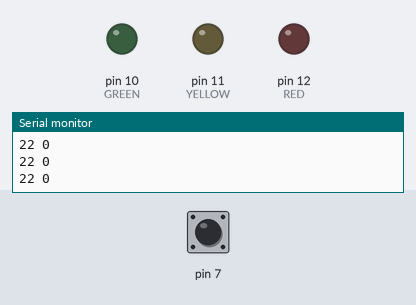
A sketch run on a simulated Arduino Uno, built with avr-gcc and run on an emulated ATmega328P. Parts: output pins drawn as LEDs (lit = HIGH), the last lines printed to the serial monitor. The test bench sets the inputs (shaded band); at power-on: pin 7 HIGH.

Above: at 1.2 s.
1.3 s: pin 7 pulled LOW for 0.15 s
At 1.6 s:
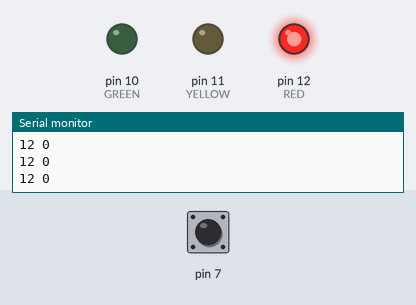
2.9 s: pin 7 pulled LOW for 1 s
At 3.9 s:
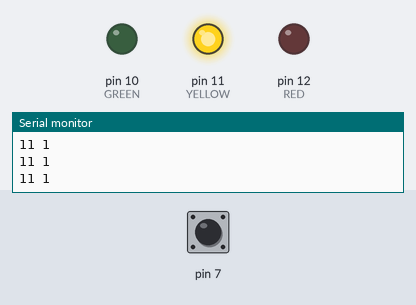
5.4 s: pin 7 pulled LOW for 0.15 s
At 5.9 s:
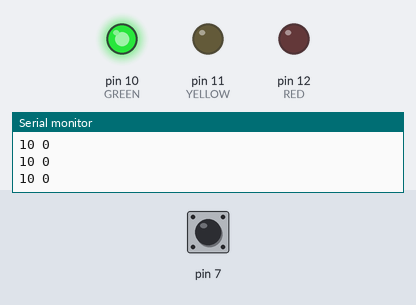
7.0 s: pin 7 pulled LOW for 3.2 s
At 7.3 s:
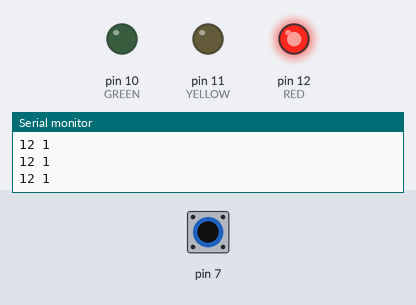
Timing chart, 0 to 10.0 s (numbered marks = the images above; inputs shaded):
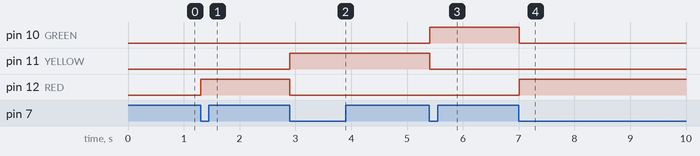

Measured:
- after the input at 1.3 s, pin 12 (RED): LOW → HIGH at once
- after the input at 2.9 s, pin 11 (YELLOW): LOW → HIGH at once; pin 12 (RED): HIGH → LOW at once
- after the input at 5.4 s, pin 10 (GREEN): LOW → HIGH at once; pin 11 (YELLOW): HIGH → LOW at once
- after the input at 7.0 s, pin 10 (GREEN): HIGH → LOW at once; pin 12 (RED): LOW → HIGH at once

The sketch:

room-leds-v2.ino
```cpp
enum leds {
  GREEN = 10 ,
  YELLOW = 11,
  RED = 12,
} ;

int current_led  = RED + 10;
int already_pressed = 0 ;
int button_pressed = 0;

void setup() {
  pinMode(RED, OUTPUT);
  pinMode(YELLOW, OUTPUT);
  pinMode(GREEN, OUTPUT);
  pinMode(7, INPUT);
  Serial.begin(9600);
  Serial.println("Uh oh");
}

void blink(int led) {
  digitalWrite(led, HIGH);
  delay(200);                       // wait for a second
  digitalWrite(led, LOW);
  delay(200);                       // wait for a second

}

// the loop function runs over and over again forever
void loop() {
//  blink(red_led);
//  blink(yellow_led);
//  blink(green_led);

  digitalWrite(current_led, HIGH);
  delay(10);
  digitalWrite(7, HIGH);
  button_pressed = !digitalRead(7);

    // if button pressed
    if (button_pressed) {
      if (!already_pressed) {
        digitalWrite(current_led, LOW);
        current_led = (current_led + 1) % 3 + 10;
        already_pressed = 1;
      }
    } else {
      already_pressed = 0;
    }


  Serial.print(current_led);
  Serial.print(" ");
  Serial.println(already_pressed);

}
```
